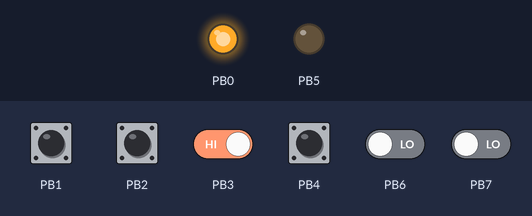
A program run on a simulated ATtiny85, built with avr-gcc and emulated at 8 MHz. Shown: output pins drawn as LEDs (lit = HIGH). Dashed ring = blinking. The test bench sets the inputs (shaded band); at power-on: PB1–4 HIGH, PB6, PB7 LOW.

Above: at 1.2 s.
1.3 s: PB1 driven LOW and PB3 driven LOW
At 2.0 s:
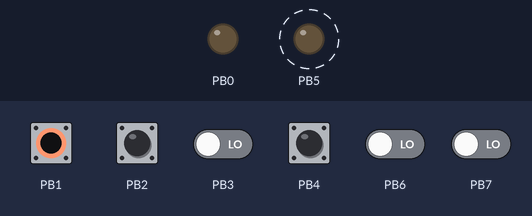
4.3 s: PB2 pulled LOW for 0.15 s
At 5.6 s:
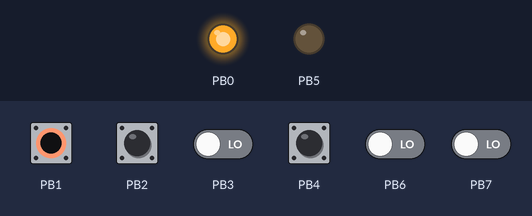
5.9 s: PB2 pulled LOW for 1 s
At 7.5 s:
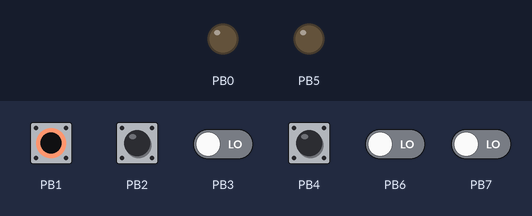
8.4 s: PB1 pulsed HIGH 2 times (0.12 s each, 0.3 s apart)
At 48.4 s:
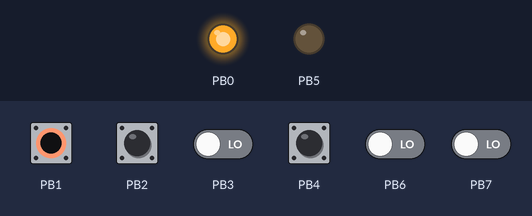
Timing chart, 0 to 48.7 s (numbered marks = the images above; inputs shaded):
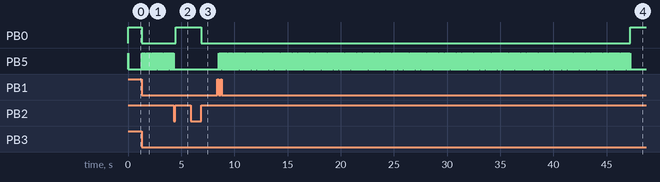

Measured:
- after the input at 1.3 s, PB0: HIGH → LOW at once; PB5: alternates HIGH for 0.02 s and LOW for 0.02 s, starting at once
- after the input at 4.3 s, PB0: LOW → HIGH after 0.17 s; PB5: stops changing and stays LOW
- after the input at 5.9 s, PB0: HIGH → LOW after 1.0 s
- after the input at 8.4 s, PB0: LOW → HIGH after 38.8 s; PB5: alternates HIGH for 0.02 s and LOW for 0.02 s, 2400 changes in all, then stays LOW, starting after 0.13 s

The program:

main.c
```c
/*
 * GccApplication2.c
 *
 * Created: 03.10.2015 12:59:19
 *  Author: prosoft
 */
#define F_CPU 8000000
#define TIME_DELAY 2 * 10 * 60;
#define ON 1
#define OFF 0
#define DL_ 5

#include <avr/io.h>
#include <avr/interrupt.h>
#include <util/delay.h>


volatile unsigned int time_count;
volatile uint8_t lamp_on = OFF, lamp_state = OFF;
volatile uint8_t check_press = 0, check_unpress=0;
volatile uint8_t in_data = 0;
volatile uint8_t in_data_tmp = 0;
volatile uint8_t led_flash = 0;
volatile unsigned char out_data;

ISR(TIMER0_COMPA_vect){
	if (!(lamp_state & 1))
	{
		 lamp_state = OFF;
		 led_flash = OFF;
	}

	if ((time_count > 0) & (lamp_state == 0b10100001)) {
			led_flash = led_flash ^ 1;
			time_count--;
			if (time_count == 0) {
				lamp_state = OFF;
		}
	} else
	{
		time_count = 0;

	}


	if (lamp_state & 0b00000001)	{
		out_data = 0b00011110;
	} else
	{
		out_data = 0b00011111;
	}
	//led_flash = in_data;
	if (led_flash) {
	  out_data |= (1<<5);
	} else
	{
	  out_data &=~ (1<<5);
	}

	PORTB = out_data;
}


void lamp_on_delay() {
	lamp_on = ON | (1<<7) | (1<<6) | (1<<5);
};

void lamp_on_perm() {
	if (lamp_state) {
		lamp_on = OFF | (1<<7) | (1<<6);
	} else
	{
		lamp_on = ON | (1<<7) | (1<<6);
	}
	time_count = 0;
}

void set_lamp_state(uint8_t button) {
	if ((button & (1<<PB1)) | ((button & (1<<PB4)))) {
		lamp_on_delay();
	} else
	if ((button & (1<<PB2)) | ((button & (1<<PB3)))) {
		lamp_on_perm();
	}
}


void control() {
	in_data = (PINB ^ ~((1<<PB3)|(1<<PB1))) & 0b00011110;
	if (in_data) {
		if (!(0b11000000 & lamp_on)) {
			if (in_data == in_data_tmp)	{
				check_press++;
				if (check_press > 10) {
					set_lamp_state(in_data);
				}
				return;
			}
			in_data_tmp = in_data;
			check_press = 0;
		}
		check_unpress = 0;
		return;
	}
	check_press = 0;
	if (lamp_on & (1<<6)) {
		if (check_unpress > 10) {
			lamp_on &=~(1<<6);
			if (lamp_on & (1<<5)) {
				time_count += TIME_DELAY;
			}
			lamp_state = lamp_on;
			lamp_on = 0;
		}
		check_unpress++;
		return;
	}
}

ISR (TIMER1_COMPA_vect) {
	control();
}


int main(void)
{
	PORTB = 0b11111111; // íà pin0 0, íà îñòàëüíûõ âêëþ÷åíà PullUp
	DDRB = 0b00100001; //pin0 âûõîä, îñòàëüíûå âõîä
	time_count = 0;
	cli();
	TCCR0B |= (1 << CS02) | (0 << CS01) | (1 << CS00); // äåëèòåëü 1024
	TCCR0A |= (1 << WGM01); // ïåðåïîëíåíèå

	OCR0A = 125; // ñ÷åò÷èê ïåðåïîëíåíèÿ
	TCCR1 = (0<< CTC1) | (0 << PWM1A) | (0<<COM1A1) | (0<<COM1A0) | (0<<CS13) | (0<<CS12) | (1<<CS11) | (1<<CS10);
	OCR1A = 100;
	TIMSK |= (1 << OCIE0A) | (1<<OCIE1A); //

	lamp_on = OFF;
    sei();
    while(1)
    {

    }
}
```
